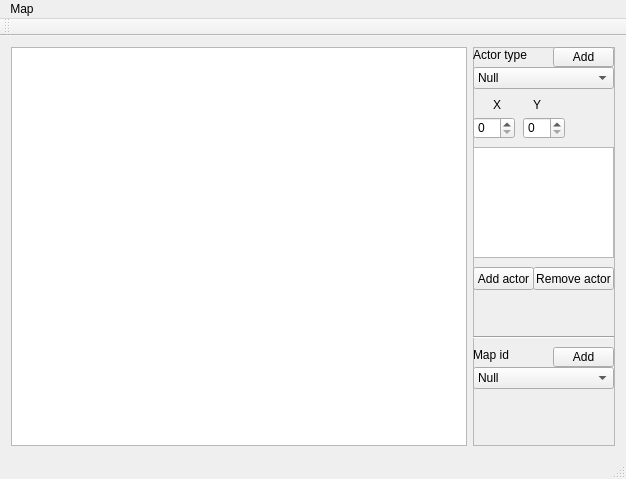
<?xml version="1.0" encoding="UTF-8"?>
<ui version="4.0">
 <class>MapEditor</class>
 <widget class="QMainWindow" name="MapEditor">
  <property name="geometry">
   <rect>
    <x>0</x>
    <y>0</y>
    <width>626</width>
    <height>479</height>
   </rect>
  </property>
  <property name="focusPolicy">
   <enum>Qt::NoFocus</enum>
  </property>
  <property name="windowTitle">
   <string>MapEditor</string>
  </property>
  <widget class="QWidget" name="centralWidget">
   <layout class="QHBoxLayout" name="horizontalLayout">
    <item>
     <widget class="QTableWidget" name="map">
      <property name="enabled">
       <bool>true</bool>
      </property>
      <property name="editTriggers">
       <set>QAbstractItemView::AnyKeyPressed</set>
      </property>
      <property name="tabKeyNavigation">
       <bool>false</bool>
      </property>
      <property name="showDropIndicator" stdset="0">
       <bool>false</bool>
      </property>
     </widget>
    </item>
    <item>
     <widget class="QFrame" name="frame">
      <property name="minimumSize">
       <size>
        <width>142</width>
        <height>0</height>
       </size>
      </property>
      <property name="frameShape">
       <enum>QFrame::StyledPanel</enum>
      </property>
      <property name="frameShadow">
       <enum>QFrame::Raised</enum>
      </property>
      <widget class="QComboBox" name="aType">
       <property name="geometry">
        <rect>
         <x>0</x>
         <y>20</y>
         <width>141</width>
         <height>22</height>
        </rect>
       </property>
       <item>
        <property name="text">
         <string>Null</string>
        </property>
       </item>
       <item>
        <property name="text">
         <string>Player</string>
        </property>
       </item>
       <item>
        <property name="text">
         <string>Ork</string>
        </property>
       </item>
       <item>
        <property name="text">
         <string>Drzwi_Zamkniete</string>
        </property>
       </item>
       <item>
        <property name="text">
         <string>Drzwi_Otwarte</string>
        </property>
       </item>
       <item>
        <property name="text">
         <string>Lozko</string>
        </property>
       </item>
       <item>
        <property name="text">
         <string>Szafka</string>
        </property>
       </item>
       <item>
        <property name="text">
         <string>Szafa</string>
        </property>
       </item>
       <item>
        <property name="text">
         <string>Fotel</string>
        </property>
       </item>
       <item>
        <property name="text">
         <string>Piec</string>
        </property>
       </item>
       <item>
        <property name="text">
         <string>Stol</string>
        </property>
       </item>
      </widget>
      <widget class="QLabel" name="label">
       <property name="geometry">
        <rect>
         <x>0</x>
         <y>0</y>
         <width>71</width>
         <height>16</height>
        </rect>
       </property>
       <property name="text">
        <string>Actor type</string>
       </property>
      </widget>
      <widget class="QSpinBox" name="posX">
       <property name="geometry">
        <rect>
         <x>0</x>
         <y>70</y>
         <width>42</width>
         <height>22</height>
        </rect>
       </property>
      </widget>
      <widget class="QSpinBox" name="posY">
       <property name="geometry">
        <rect>
         <x>50</x>
         <y>70</y>
         <width>42</width>
         <height>22</height>
        </rect>
       </property>
      </widget>
      <widget class="QLabel" name="label_2">
       <property name="geometry">
        <rect>
         <x>20</x>
         <y>50</y>
         <width>21</width>
         <height>16</height>
        </rect>
       </property>
       <property name="text">
        <string>X</string>
       </property>
      </widget>
      <widget class="QLabel" name="label_3">
       <property name="geometry">
        <rect>
         <x>60</x>
         <y>50</y>
         <width>21</width>
         <height>16</height>
        </rect>
       </property>
       <property name="text">
        <string>Y</string>
       </property>
      </widget>
      <widget class="QPushButton" name="saveActor">
       <property name="geometry">
        <rect>
         <x>0</x>
         <y>220</y>
         <width>61</width>
         <height>23</height>
        </rect>
       </property>
       <property name="text">
        <string>Add actor</string>
       </property>
      </widget>
      <widget class="QPushButton" name="pushButton">
       <property name="geometry">
        <rect>
         <x>60</x>
         <y>220</y>
         <width>81</width>
         <height>23</height>
        </rect>
       </property>
       <property name="text">
        <string>Remove actor</string>
       </property>
      </widget>
      <widget class="Line" name="line">
       <property name="geometry">
        <rect>
         <x>0</x>
         <y>280</y>
         <width>141</width>
         <height>20</height>
        </rect>
       </property>
       <property name="orientation">
        <enum>Qt::Horizontal</enum>
       </property>
      </widget>
      <widget class="QComboBox" name="mapId">
       <property name="geometry">
        <rect>
         <x>0</x>
         <y>320</y>
         <width>141</width>
         <height>22</height>
        </rect>
       </property>
       <item>
        <property name="text">
         <string>Null</string>
        </property>
       </item>
       <item>
        <property name="text">
         <string>StartGame</string>
        </property>
       </item>
      </widget>
      <widget class="QLabel" name="label_4">
       <property name="geometry">
        <rect>
         <x>0</x>
         <y>300</y>
         <width>71</width>
         <height>16</height>
        </rect>
       </property>
       <property name="text">
        <string>Map id</string>
       </property>
      </widget>
      <widget class="QListWidget" name="aList">
       <property name="geometry">
        <rect>
         <x>0</x>
         <y>100</y>
         <width>141</width>
         <height>111</height>
        </rect>
       </property>
      </widget>
      <widget class="QPushButton" name="pushButton_2">
       <property name="geometry">
        <rect>
         <x>80</x>
         <y>0</y>
         <width>61</width>
         <height>20</height>
        </rect>
       </property>
       <property name="text">
        <string>Add</string>
       </property>
      </widget>
      <widget class="QPushButton" name="pushButton_3">
       <property name="geometry">
        <rect>
         <x>80</x>
         <y>300</y>
         <width>61</width>
         <height>20</height>
        </rect>
       </property>
       <property name="text">
        <string>Add</string>
       </property>
      </widget>
     </widget>
    </item>
   </layout>
  </widget>
  <widget class="QMenuBar" name="menuBar">
   <property name="geometry">
    <rect>
     <x>0</x>
     <y>0</y>
     <width>626</width>
     <height>21</height>
    </rect>
   </property>
   <widget class="QMenu" name="menuMap">
    <property name="title">
     <string>Map</string>
    </property>
    <addaction name="actionSave"/>
    <addaction name="actionLoad"/>
   </widget>
   <addaction name="menuMap"/>
  </widget>
  <widget class="QToolBar" name="mainToolBar">
   <attribute name="toolBarArea">
    <enum>TopToolBarArea</enum>
   </attribute>
   <attribute name="toolBarBreak">
    <bool>false</bool>
   </attribute>
  </widget>
  <widget class="QStatusBar" name="statusBar"/>
  <action name="actionSave">
   <property name="text">
    <string>Save</string>
   </property>
  </action>
  <action name="actionLoad">
   <property name="text">
    <string>Load</string>
   </property>
  </action>
 </widget>
 <layoutdefault spacing="6" margin="11"/>
 <resources/>
 <connections/>
</ui>
